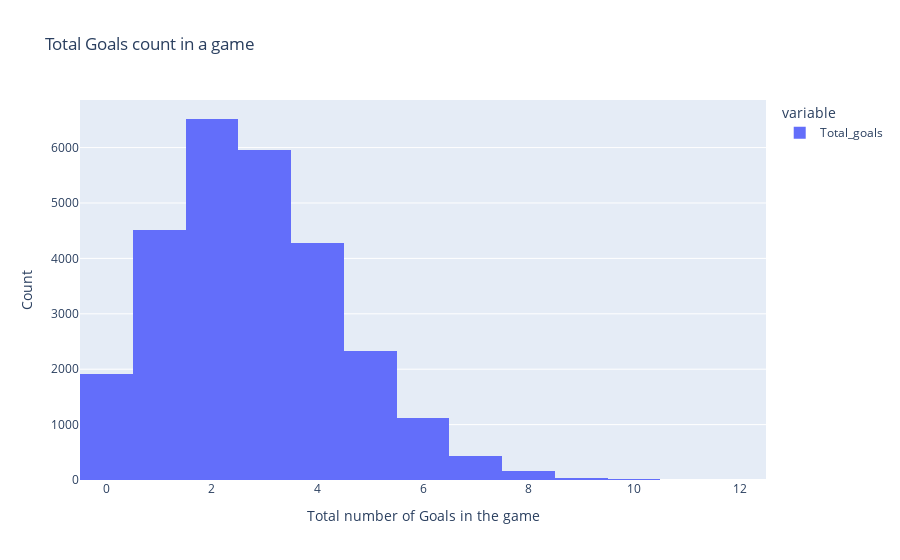

The cell this chart's notebook holds for it:
### Code cell
fig = px.histogram(df.Total_goals
 ,title="Total Goals count in a game")
fig.update_layout(
    xaxis_title="Total number of Goals in the game",
    yaxis_title="Count"
    )

fig.show()

### Figure 1 — Plotly figure (JSON) as saved in the notebook; plotly's stock layout.template omitted (floating-point values rounded to 4 significant figures; data arrays with more than 128 entries replaced by an {"elided": "..."} marker saying what was removed)
{"data": [{"alignmentgroup": "True", "bingroup": "x", "hovertemplate": "variable=Total_goals<br>value=%{x}<br>count=%{y}<extra></extra>", "legendgroup": "Total_goals", "marker": {"color": "#636efa", "pattern": {"shape": ""}}, "name": "Total_goals", "offsetgroup": "Total_goals", "orientation": "v", "showlegend": true, "type": "histogram", "x": {"elided": "27290 int values"}, "xaxis": "x", "yaxis": "y"}], "layout": {"barmode": "relative", "legend": {"title": {"text": "variable"}, "tracegroupgap": 0}, "title": {"text": "Total Goals count in a game"}, "xaxis": {"anchor": "y", "domain": [0, 1], "title": {"text": "Total number of Goals in the game"}}, "yaxis": {"anchor": "x", "domain": [0, 1], "title": {"text": "Count"}}}}
